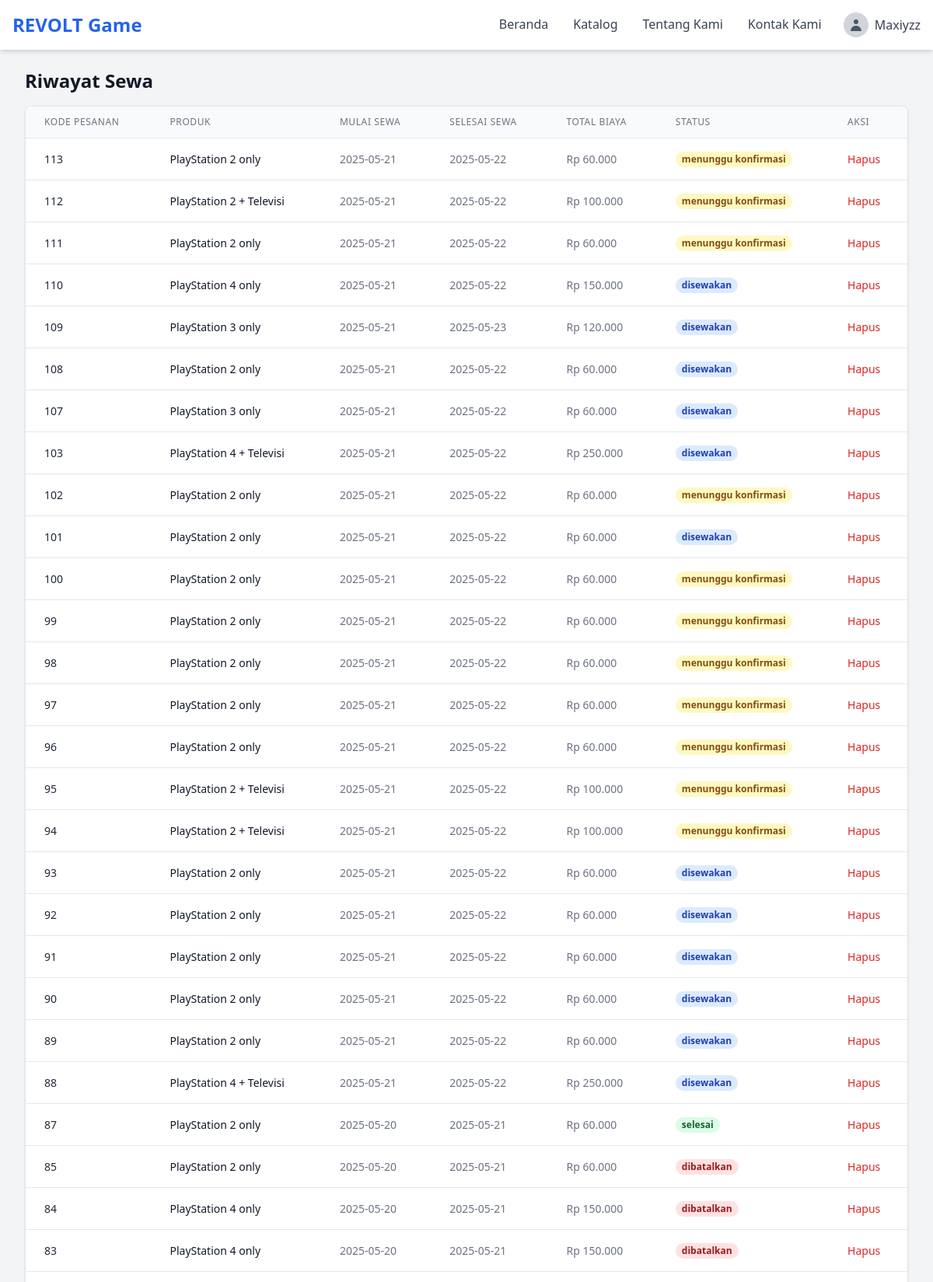
Page /riwayat_sewa.php (signed in, upper part) on the committed database.
### tables this page shows
CREATE TABLE `rentals` (
  `rental_id` int(11) NOT NULL,
  `user_id` int(11) NOT NULL,
  `ps_id` int(11) NOT NULL,
  `tanggal_mulai` date NOT NULL,
  `durasi_sewa` int(11) NOT NULL,
  `tanggal_selesai` date NOT NULL,
  `total_biaya` decimal(10,2) NOT NULL,
  `status_pembayaran` enum('pending','Sukses','gagal','') NOT NULL,
  `status_penyewaan` enum('menunggu konfirmasi','diproses','disewakan','selesai','dibatalkan') NOT NULL,
  `metode_pembayaran` varchar(50) NOT NULL,
  `nama_kontak` varchar(100) NOT NULL,
  `nomor_kontak` varchar(20) NOT NULL,
  `tanggal_pemesanan` timestamp NOT NULL DEFAULT current_timestamp(),
  `created_at` timestamp NOT NULL DEFAULT current_timestamp() ON UPDATE current_timestamp(),
  `updated_at` timestamp NOT NULL DEFAULT current_timestamp() ON UPDATE current_timestamp()
);

CREATE TABLE `playstations` (
  `ps_id` int(11) NOT NULL,
  `tipe_ps` varchar(50) NOT NULL,
  `nama` varchar(100) NOT NULL,
  `deskripsi` text NOT NULL,
  `harga_sewa_per_hari` decimal(10,2) NOT NULL,
  `status_ketersediaan` enum('tersedia','tidak tersedia','','') NOT NULL DEFAULT 'tersedia',
  `gambar` varchar(255) NOT NULL,
  `created_at` timestamp NOT NULL DEFAULT current_timestamp() ON UPDATE current_timestamp(),
  `updated_at` timestamp NOT NULL DEFAULT current_timestamp() ON UPDATE current_timestamp(),
  `stok` int(11) NOT NULL
);

### riwayat_sewa.php (the view, shortened to what this page needs)
<?php
require_once 'includes/koneksi.php';
$user_id = $_SESSION['user_id'] ?? null;
$admin_id = $_SESSION['admin_id'] ?? null;
$rental_id_dari_admin = $_GET['rental_id'] ?? null;
$where_clause = '';
$params = [];
if ($admin_id && $rental_id_dari_admin) {
    $where_clause = 'WHERE r.rental_id = :rental_id';
    $params[':rental_id'] = $rental_id_dari_admin;
} elseif ($user_id) {
    $where_clause = 'WHERE r.user_id = :user_id';
    $params[':user_id'] = $user_id;
} else {
    echo "<p>Akses tidak valid.</p>";
    exit();
}
$sql = "
    SELECT
        r.rental_id,
        p.nama AS nama_ps,
        r.tanggal_mulai,
        r.tanggal_selesai,
        r.total_biaya,
        r.status_penyewaan
    FROM rentals r
    JOIN playstations p ON r.ps_id = p.ps_id
    $where_clause
    ORDER BY r.tanggal_pemesanan DESC
";
$stmt = $pdo->prepare($sql);
$stmt->execute($params);
$riwayat_sewa = $stmt->fetchAll(PDO::FETCH_ASSOC);
?>
<?php include 'includes/header.php'; ?>
<div class="max-w-7xl mx-auto py-6 sm:px-6 lg:px-8">
    <h1 class="text-2xl font-semibold text-gray-900 mb-4">Riwayat Sewa</h1>
    <?php if (empty($riwayat_sewa)) : ?>
        <p class="text-gray-600">
            <?php if ($admin_id && $rental_id_dari_admin): ?>
                Tidak ada riwayat sewa untuk kode pemesanan ini.
            <?php else: ?>
                Anda belum memiliki riwayat penyewaan.
            <?php endif; ?>
        </p>
    <?php else : ?>
        <div class="overflow-x-auto shadow border border-gray-200 sm:rounded-lg">
            <table class="min-w-full divide-y divide-gray-200 bg-white">
                <thead class="bg-gray-50">
                    <tr>
                        <th class="px-6 py-3 text-left text-xs font-medium text-gray-500 uppercase tracking-wider">Kode Pesanan</th> <th class="px-6 py-3 text-left text-xs font-medium text-gray-500 uppercase tracking-wider">Produk</th>
                        <th class="px-6 py-3 text-left text-xs font-medium text-gray-500 uppercase tracking-wider">Mulai Sewa</th>
                        <th class="px-6 py-3 text-left text-xs font-medium text-gray-500 uppercase tracking-wider">Selesai Sewa</th>
                        <th class="px-6 py-3 text-left text-xs font-medium text-gray-500 uppercase tracking-wider">Total Biaya</th>
                        <th class="px-6 py-3 text-left text-xs font-medium text-gray-500 uppercase tracking-wider">Status</th>
                        <th class="px-6 py-3 text-left text-xs font-medium text-gray-500 uppercase tracking-wider">Aksi</th>
                    </tr>
                </thead>
                <tbody class="divide-y divide-gray-200">
                    <?php foreach ($riwayat_sewa as $sewa) : ?>
                        <tr>
                            <td class="px-6 py-4 whitespace-nowrap text-sm text-gray-800"><?php echo htmlspecialchars($sewa['rental_id']); ?></td> <td class="px-6 py-4 whitespace-nowrap text-sm font-medium text-gray-900">
                                <?php echo htmlspecialchars($sewa['nama_ps']); ?>
                            </td>
                            <td class="px-6 py-4 whitespace-nowrap text-sm text-gray-500">
                                <?php echo htmlspecialchars($sewa['tanggal_mulai']); ?>
                            </td>
                            <td class="px-6 py-4 whitespace-nowrap text-sm text-gray-500">
                                <?php echo htmlspecialchars($sewa['tanggal_selesai']); ?>
                            </td>
                            <td class="px-6 py-4 whitespace-nowrap text-sm text-gray-500">
                                Rp <?php echo number_format($sewa['total_biaya'], 0, ',', '.'); ?>
                            </td>
                            <td class="px-6 py-4 whitespace-nowrap text-sm">
                                <span class="px-2 inline-flex text-xs leading-5 font-semibold rounded-full
                                    <?php
                                        switch ($sewa['status_penyewaan']) {
                                            case 'selesai': echo 'bg-green-100 text-green-800'; break;
                                            case 'dibatalkan': echo 'bg-red-100 text-red-800'; break;
                                            case 'disewakan': echo 'bg-blue-100 text-blue-800'; break;
                                            case 'menunggu konfirmasi': echo 'bg-yellow-100 text-yellow-800'; break;
                                        }
                                    ?>">
                                    <?php echo htmlspecialchars($sewa['status_penyewaan']); ?>
                                </span>
                            </td>
                            <td class="px-6 py-4 whitespace-nowrap text-sm">
                                <a href="hapus_riwayat_sewa.php?rental_id=<?php echo $sewa['rental_id']; ?>"
                                    class="text-red-600 hover:text-red-900">
                                    Hapus
                                </a>
                            </td>
                        </tr>
                    <?php endforeach; ?>
                </tbody>
            </table>
        </div>
    <?php endif; ?>
</div>
<?php include 'includes/footer.php'; ?>

### rows in the picture
rentals: rental_id "113", ps.nama "PlayStation 2 only", tanggal_mulai "2025-05-21", tanggal_selesai "2025-05-22", total_biaya "60.000", status_penyewaan "menunggu konfirmasi"
rentals: rental_id "112", ps.nama "PlayStation 2 + Televisi", tanggal_mulai "2025-05-21", tanggal_selesai "2025-05-22", total_biaya "100.000", status_penyewaan "menunggu konfirmasi"
rentals: rental_id "111", ps.nama "PlayStation 2 only", tanggal_mulai "2025-05-21", tanggal_selesai "2025-05-22", total_biaya "60.000", status_penyewaan "menunggu konfirmasi"
rentals: rental_id "110", ps.nama "PlayStation 4 only", tanggal_mulai "2025-05-21", tanggal_selesai "2025-05-22", total_biaya "150.000", status_penyewaan "disewakan"
rentals: rental_id "109", ps.nama "PlayStation 3 only", tanggal_mulai "2025-05-21", tanggal_selesai "2025-05-23", total_biaya "120.000", status_penyewaan "disewakan"
rentals: rental_id "108", ps.nama "PlayStation 2 only", tanggal_mulai "2025-05-21", tanggal_selesai "2025-05-22", total_biaya "60.000", status_penyewaan "disewakan"
rentals: rental_id "107", ps.nama "PlayStation 3 only", tanggal_mulai "2025-05-21", tanggal_selesai "2025-05-22", total_biaya "60.000", status_penyewaan "disewakan"
rentals: rental_id "103", ps.nama "PlayStation 4 + Televisi", tanggal_mulai "2025-05-21", tanggal_selesai "2025-05-22", total_biaya "250.000", status_penyewaan "disewakan"
rentals: rental_id "102", ps.nama "PlayStation 2 only", tanggal_mulai "2025-05-21", tanggal_selesai "2025-05-22", total_biaya "60.000", status_penyewaan "menunggu konfirmasi"
rentals: rental_id "101", ps.nama "PlayStation 2 only", tanggal_mulai "2025-05-21", tanggal_selesai "2025-05-22", total_biaya "60.000", status_penyewaan "disewakan"
rentals: rental_id "100", ps.nama "PlayStation 2 only", tanggal_mulai "2025-05-21", tanggal_selesai "2025-05-22", total_biaya "60.000", status_penyewaan "menunggu konfirmasi"
rentals: rental_id "99", ps.nama "PlayStation 2 only", tanggal_mulai "2025-05-21", tanggal_selesai "2025-05-22", total_biaya "60.000", status_penyewaan "menunggu konfirmasi"
rentals: rental_id "98", ps.nama "PlayStation 2 only", tanggal_mulai "2025-05-21", tanggal_selesai "2025-05-22", total_biaya "60.000", status_penyewaan "menunggu konfirmasi"
rentals: rental_id "97", ps.nama "PlayStation 2 only", tanggal_mulai "2025-05-21", tanggal_selesai "2025-05-22", total_biaya "60.000", status_penyewaan "menunggu konfirmasi"
rentals: rental_id "96", ps.nama "PlayStation 2 only", tanggal_mulai "2025-05-21", tanggal_selesai "2025-05-22", total_biaya "60.000", status_penyewaan "menunggu konfirmasi"
rentals: rental_id "95", ps.nama "PlayStation 2 + Televisi", tanggal_mulai "2025-05-21", tanggal_selesai "2025-05-22", total_biaya "100.000", status_penyewaan "menunggu konfirmasi"
rentals: rental_id "94", ps.nama "PlayStation 2 + Televisi", tanggal_mulai "2025-05-21", tanggal_selesai "2025-05-22", total_biaya "100.000", status_penyewaan "menunggu konfirmasi"
rentals: rental_id "93", ps.nama "PlayStation 2 only", tanggal_mulai "2025-05-21", tanggal_selesai "2025-05-22", total_biaya "60.000", status_penyewaan "disewakan"
rentals: rental_id "92", ps.nama "PlayStation 2 only", tanggal_mulai "2025-05-21", tanggal_selesai "2025-05-22", total_biaya "60.000", status_penyewaan "disewakan"
rentals: rental_id "91", ps.nama "PlayStation 2 only", tanggal_mulai "2025-05-21", tanggal_selesai "2025-05-22", total_biaya "60.000", status_penyewaan "disewakan"
rentals: rental_id "90", ps.nama "PlayStation 2 only", tanggal_mulai "2025-05-21", tanggal_selesai "2025-05-22", total_biaya "60.000", status_penyewaan "disewakan"
rentals: rental_id "89", ps.nama "PlayStation 2 only", tanggal_mulai "2025-05-21", tanggal_selesai "2025-05-22", total_biaya "60.000", status_penyewaan "disewakan"
rentals: rental_id "88", ps.nama "PlayStation 4 + Televisi", tanggal_mulai "2025-05-21", tanggal_selesai "2025-05-22", total_biaya "250.000", status_penyewaan "disewakan"
rentals: rental_id "87", ps.nama "PlayStation 2 only", tanggal_mulai "2025-05-20", tanggal_selesai "2025-05-21", total_biaya "60.000", status_penyewaan "selesai"
rentals: rental_id "85", ps.nama "PlayStation 2 only", tanggal_mulai "2025-05-20", tanggal_selesai "2025-05-21", total_biaya "60.000", status_penyewaan "dibatalkan"
rentals: rental_id "84", ps.nama "PlayStation 4 only", tanggal_mulai "2025-05-20", tanggal_selesai "2025-05-21", total_biaya "150.000", status_penyewaan "dibatalkan"
rentals: rental_id "83", ps.nama "PlayStation 4 only", tanggal_mulai "2025-05-20", tanggal_selesai "2025-05-21", total_biaya "150.000", status_penyewaan "dibatalkan"

### other values in the picture
$_SESSION['username'] "Maxiyzz"
